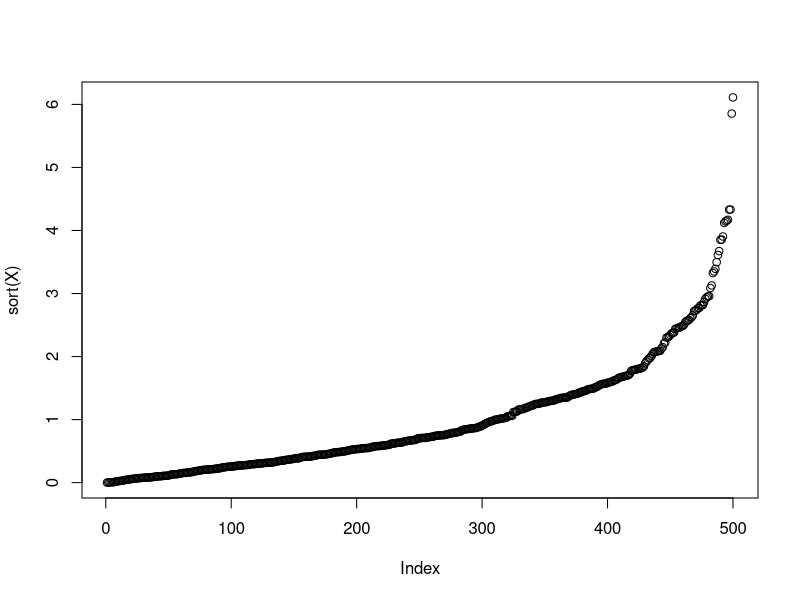
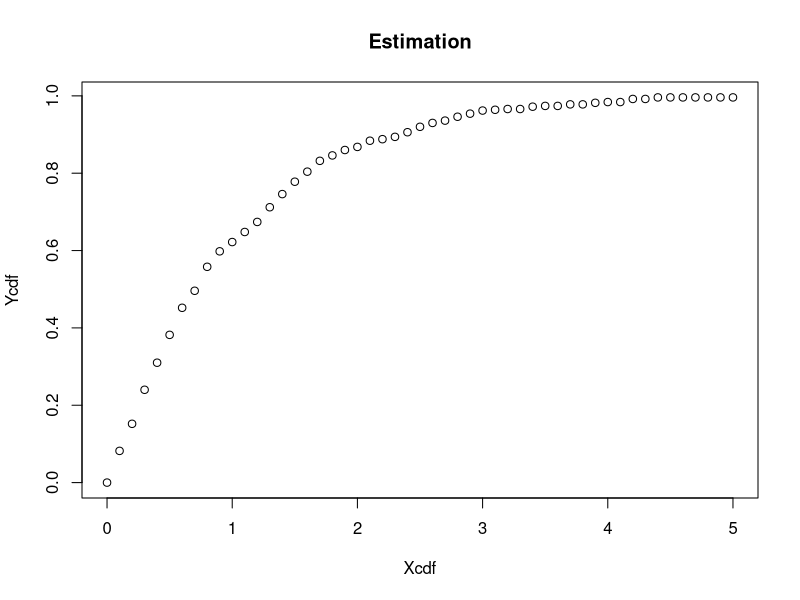
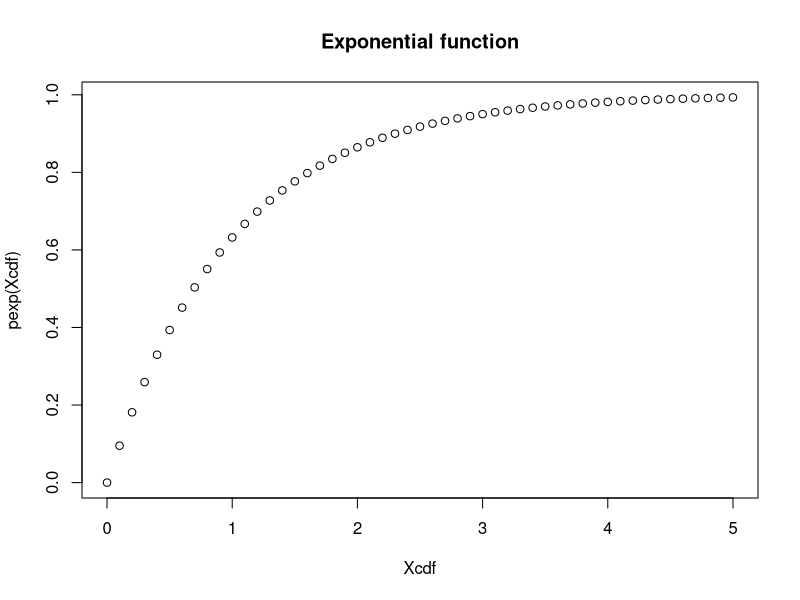
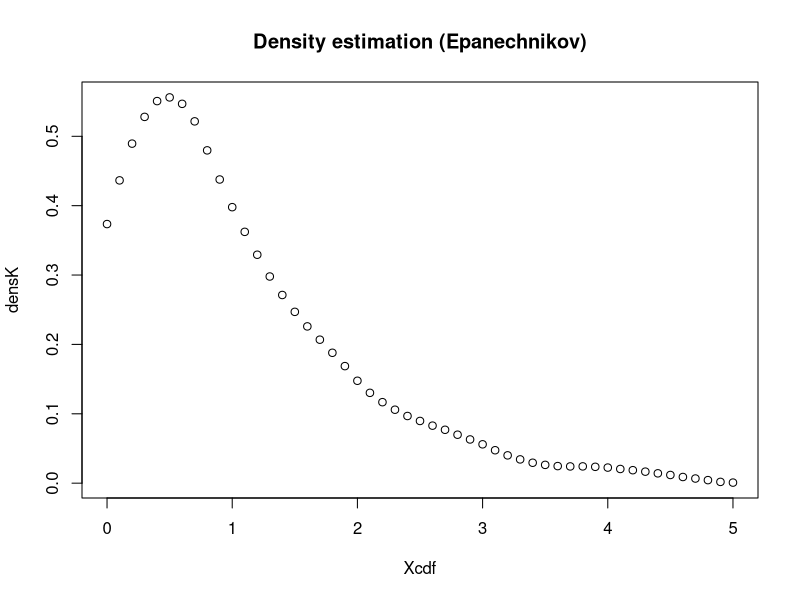

Generate these figures, in order, with R:
## ---- chunk 1
knitr::opts_chunk$set(echo = TRUE)
knitr::opts_chunk$set(fig.align='center', fig.width = 10, fig.height = 5)

## ---- chunk 2
set.seed(856)

X = rexp(500)

plot(sort(X))
## ---- chunk 3
Ycdf = NULL
n = length(X)
Xcdf = seq(0,5,0.1)

for(i in 1:length(Xcdf)){
  Ycdf[i] = sum(X < Xcdf[i])/n
}

plot(Xcdf, Ycdf, main = "Estimation")
plot(Xcdf, pexp(Xcdf), main = "Exponential function")
## ---- chunk 4
K = function(u){ 0.75 * (1 - u^2) * (abs(u) <= 1) } #Epanechnikov kernel
DensEst = function(x, X, h, K) mean(K((x - X)/h))/h #Density calculation 
h=0.75

## ---- chunk 5

## ---- chunk 6
densK = sapply(Xcdf, function(Xcdf) DensEst(Xcdf, X, h, K))
plot(Xcdf, densK, main = "Density estimation (Epanechnikov)")

